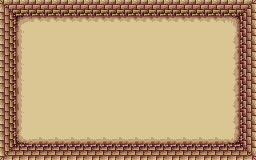

This game map was drawn from its Tiled (.tmx) file and the tilesets committed beside it. A one-line description and the full map source follow:
An orthogonal 16x10 tile map with 16x16 px tiles, 2 tile layers (Walls, Ground) and 4 objects (4x Door).

<map version="1.5" tiledversion="1.5.0" orientation="orthogonal" renderorder="right-down" width="16" height="10" tilewidth="16" tileheight="16" infinite="0" nextlayerid="4" nextobjectid="6">
 <tileset firstgid="1" name="IssacTileset" tilewidth="16" tileheight="16" tilecount="256" columns="16">
  <image source="../../Downloads/IssacTileset.png" width="256" height="256" />
 </tileset>
 <layer id="1" name="Walls" width="16" height="10">
  <data encoding="csv">
1,2,2,2,2,2,2,2,2,2,2,2,2,2,2,3,
17,0,0,0,0,0,0,0,0,0,0,0,0,0,0,19,
17,0,0,0,0,0,0,0,0,0,0,0,0,0,0,19,
17,0,0,0,0,0,0,0,0,0,0,0,0,0,0,19,
17,0,0,0,0,0,0,0,0,0,0,0,0,0,0,19,
17,0,0,0,0,0,0,0,0,0,0,0,0,0,0,19,
17,0,0,0,0,0,0,0,0,0,0,0,0,0,0,19,
17,0,0,0,0,0,0,0,0,0,0,0,0,0,0,19,
17,0,0,0,0,0,0,0,0,0,0,0,0,0,0,19,
33,34,34,34,34,34,34,34,34,34,34,34,34,34,34,35
</data>
 </layer>
 <layer id="2" name="Ground" width="16" height="10">
  <data encoding="csv">
0,0,0,0,0,0,0,0,0,0,0,0,0,0,0,0,
0,49,50,50,50,50,50,50,50,50,50,50,50,50,51,0,
0,65,66,66,66,66,66,66,66,66,66,66,66,66,67,0,
0,65,66,66,66,66,66,66,66,66,66,66,66,66,67,0,
0,65,66,66,66,66,66,66,66,66,66,66,66,66,67,0,
0,65,66,66,66,66,66,66,66,66,66,66,66,66,67,0,
0,65,66,66,66,66,66,66,66,66,66,66,66,66,67,0,
0,65,66,66,66,66,66,66,66,66,66,66,66,66,67,0,
0,81,82,82,82,82,82,82,82,82,82,82,82,82,83,0,
0,0,0,0,0,0,0,0,0,0,0,0,0,0,0,0
</data>
 </layer>
 <objectgroup id="3" name="Doors">
  <object id="1" name="NorthDoor" type="Door" x="128.02" y="9.64972">
   <point />
  </object>
  <object id="2" name="WestDoor" type="Door" x="10.9363" y="77.1977">
   <point />
  </object>
  <object id="3" name="SouthDoor" type="Door" x="128.02" y="147.641">
   <point />
  </object>
  <object id="4" name="EastDoor" type="Door" x="247.354" y="77.1977">
   <point />
  </object>
 </objectgroup>
</map>